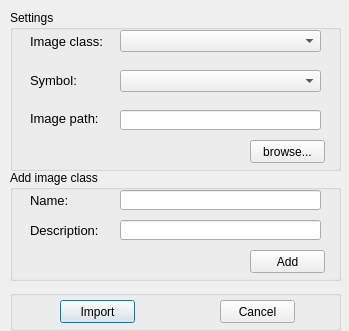
<?xml version="1.0" encoding="UTF-8"?>
<ui version="4.0">
 <class>ImageImportDialog</class>
 <widget class="QDialog" name="ImageImportDialog">
  <property name="geometry">
   <rect>
    <x>0</x>
    <y>0</y>
    <width>349</width>
    <height>331</height>
   </rect>
  </property>
  <property name="windowTitle">
   <string>Dialog</string>
  </property>
  <widget class="QGroupBox" name="groupBox">
   <property name="geometry">
    <rect>
     <x>10</x>
     <y>290</y>
     <width>331</width>
     <height>41</height>
    </rect>
   </property>
   <property name="title">
    <string/>
   </property>
   <widget class="QPushButton" name="import_button">
    <property name="geometry">
     <rect>
      <x>50</x>
      <y>10</y>
      <width>75</width>
      <height>23</height>
     </rect>
    </property>
    <property name="text">
     <string>Import</string>
    </property>
   </widget>
   <widget class="QPushButton" name="cancel_button">
    <property name="geometry">
     <rect>
      <x>210</x>
      <y>10</y>
      <width>75</width>
      <height>23</height>
     </rect>
    </property>
    <property name="text">
     <string>Cancel</string>
    </property>
   </widget>
  </widget>
  <widget class="QGroupBox" name="groupBox_2">
   <property name="geometry">
    <rect>
     <x>10</x>
     <y>10</y>
     <width>331</width>
     <height>161</height>
    </rect>
   </property>
   <property name="title">
    <string>Settings</string>
   </property>
   <widget class="QComboBox" name="imageClass_cbox">
    <property name="geometry">
     <rect>
      <x>110</x>
      <y>20</y>
      <width>201</width>
      <height>22</height>
     </rect>
    </property>
   </widget>
   <widget class="QLabel" name="label">
    <property name="geometry">
     <rect>
      <x>20</x>
      <y>23</y>
      <width>81</width>
      <height>16</height>
     </rect>
    </property>
    <property name="font">
     <font>
      <pointsize>10</pointsize>
     </font>
    </property>
    <property name="text">
     <string>Image class:</string>
    </property>
   </widget>
   <widget class="QLabel" name="label_2">
    <property name="geometry">
     <rect>
      <x>20</x>
      <y>62</y>
      <width>81</width>
      <height>16</height>
     </rect>
    </property>
    <property name="font">
     <font>
      <pointsize>10</pointsize>
     </font>
    </property>
    <property name="text">
     <string>Symbol:</string>
    </property>
   </widget>
   <widget class="QLabel" name="label_3">
    <property name="geometry">
     <rect>
      <x>20</x>
      <y>100</y>
      <width>81</width>
      <height>16</height>
     </rect>
    </property>
    <property name="font">
     <font>
      <pointsize>10</pointsize>
     </font>
    </property>
    <property name="text">
     <string>Image path:</string>
    </property>
   </widget>
   <widget class="QComboBox" name="symbol_cbox">
    <property name="geometry">
     <rect>
      <x>110</x>
      <y>60</y>
      <width>201</width>
      <height>22</height>
     </rect>
    </property>
   </widget>
   <widget class="QLineEdit" name="imagePath_edit">
    <property name="geometry">
     <rect>
      <x>110</x>
      <y>100</y>
      <width>201</width>
      <height>20</height>
     </rect>
    </property>
    <property name="readOnly">
     <bool>true</bool>
    </property>
   </widget>
   <widget class="QPushButton" name="imageBrowse_button">
    <property name="geometry">
     <rect>
      <x>240</x>
      <y>130</y>
      <width>75</width>
      <height>23</height>
     </rect>
    </property>
    <property name="text">
     <string>browse...</string>
    </property>
   </widget>
  </widget>
  <widget class="QGroupBox" name="groupBox_3">
   <property name="geometry">
    <rect>
     <x>10</x>
     <y>170</y>
     <width>331</width>
     <height>111</height>
    </rect>
   </property>
   <property name="title">
    <string>Add image class</string>
   </property>
   <widget class="QLineEdit" name="className_edit">
    <property name="geometry">
     <rect>
      <x>110</x>
      <y>20</y>
      <width>201</width>
      <height>20</height>
     </rect>
    </property>
   </widget>
   <widget class="QLabel" name="label_4">
    <property name="geometry">
     <rect>
      <x>20</x>
      <y>22</y>
      <width>81</width>
      <height>16</height>
     </rect>
    </property>
    <property name="font">
     <font>
      <pointsize>10</pointsize>
     </font>
    </property>
    <property name="text">
     <string>Name:</string>
    </property>
   </widget>
   <widget class="QLabel" name="label_5">
    <property name="geometry">
     <rect>
      <x>20</x>
      <y>52</y>
      <width>81</width>
      <height>16</height>
     </rect>
    </property>
    <property name="font">
     <font>
      <pointsize>10</pointsize>
     </font>
    </property>
    <property name="text">
     <string>Description:</string>
    </property>
   </widget>
   <widget class="QLineEdit" name="classDesc_edit">
    <property name="geometry">
     <rect>
      <x>110</x>
      <y>50</y>
      <width>201</width>
      <height>20</height>
     </rect>
    </property>
   </widget>
   <widget class="QPushButton" name="addClass_button">
    <property name="geometry">
     <rect>
      <x>240</x>
      <y>80</y>
      <width>75</width>
      <height>23</height>
     </rect>
    </property>
    <property name="text">
     <string>Add</string>
    </property>
   </widget>
  </widget>
 </widget>
 <resources/>
 <connections/>
</ui>
